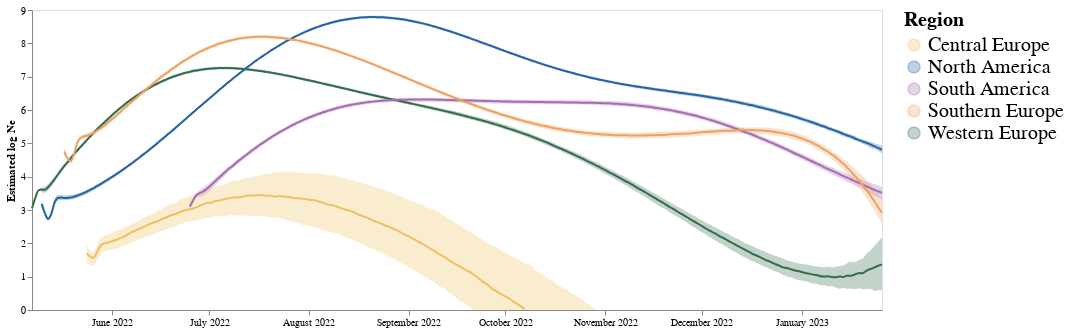

Notebook code cell kept with this figure:
### Code cell
band3 = alt.Chart(combined_df).mark_area(interpolate='monotone', opacity = 0.3 ,color = "#f58518", clip = True).encode(
    alt.X('date:T', axis=alt.Axis(title="",tickCount = "month", grid=False,format="%B %Y")),
    alt.Y('ne_median_lower_95',axis=alt.Axis(title="Estimated log Ne", grid=False), scale=alt.Scale(domain=(0, 9))),
    alt.Y2('ne_median_upper_95' ),
    alt.Color("region:N",legend=alt.Legend(title= "Region", symbolSize = 150, labelFontSize = 20, titleFontSize = 20),  scale=alt.Scale(domain=domain, range=range_))
).properties(
    width=850,
    height=300)

line3 = alt.Chart(combined_df).mark_line(
    opacity=1, interpolate='monotone', color = "#f58518"
).encode(
    alt.X('date:T', axis=alt.Axis(title="", grid=False)),
    alt.Y('ne_median', axis=alt.Axis(title="", grid=False)),# scale=alt.Scale(domain=(0.6, 1.3))), 
    alt.Color("region:N",  scale=alt.Scale(domain=domain, range=range_))
).properties(
    width=800,
    height=400).transform_filter(datum.ne_median >0)

case_prev_plot = band3 + line3
case_prev_plot

### Figure 1 — Vega-Lite specification as saved in the notebook (floating-point values rounded to 4 significant figures; data arrays with more than 128 entries replaced by an {"elided": "..."} marker saying what was removed)
{"config": {"view": {"continuousWidth": 400, "continuousHeight": 300}}, "layer": [{"mark": {"type": "area", "clip": true, "color": "#f58518", "interpolate": "monotone", "opacity": 0.3}, "encoding": {"color": {"field": "region", "legend": {"labelFontSize": 20, "symbolSize": 150, "title": "Region", "titleFontSize": 20}, "scale": {"domain": ["Central Europe", "North America", "South America", "Southern Europe", "Western Europe"], "range": ["#EEC060", "#2664A5", "#A76BB1", "#EEA160", "#356D4C"]}, "type": "nominal"}, "x": {"axis": {"format": "%B %Y", "grid": false, "tickCount": "month", "title": ""}, "field": "date", "type": "temporal"}, "y": {"axis": {"grid": false, "title": "Estimated log Ne"}, "field": "ne_median_lower_95", "scale": {"domain": [0, 9]}, "type": "quantitative"}, "y2": {"field": "ne_median_upper_95"}}, "height": 300, "width": 850}, {"mark": {"type": "line", "color": "#f58518", "interpolate": "monotone", "opacity": 1}, "encoding": {"color": {"field": "region", "scale": {"domain": ["Central Europe", "North America", "South America", "Southern Europe", "Western Europe"], "range": ["#EEC060", "#2664A5", "#A76BB1", "#EEA160", "#356D4C"]}, "type": "nominal"}, "x": {"axis": {"grid": false, "title": ""}, "field": "date", "type": "temporal"}, "y": {"axis": {"grid": false, "title": ""}, "field": "ne_median", "type": "quantitative"}}, "height": 400, "transform": [{"filter": "(datum.ne_median > 0)"}], "width": 800}], "data": {"name": "data-8406d372746eea8c3a099bf5dec03ef2"}, "$schema": "https://vega.github.io/schema/vega-lite/v4.17.0.json", "datasets": {"data-8406d372746eea8c3a099bf5dec03ef2": {"elided": "1246 records"}}}
